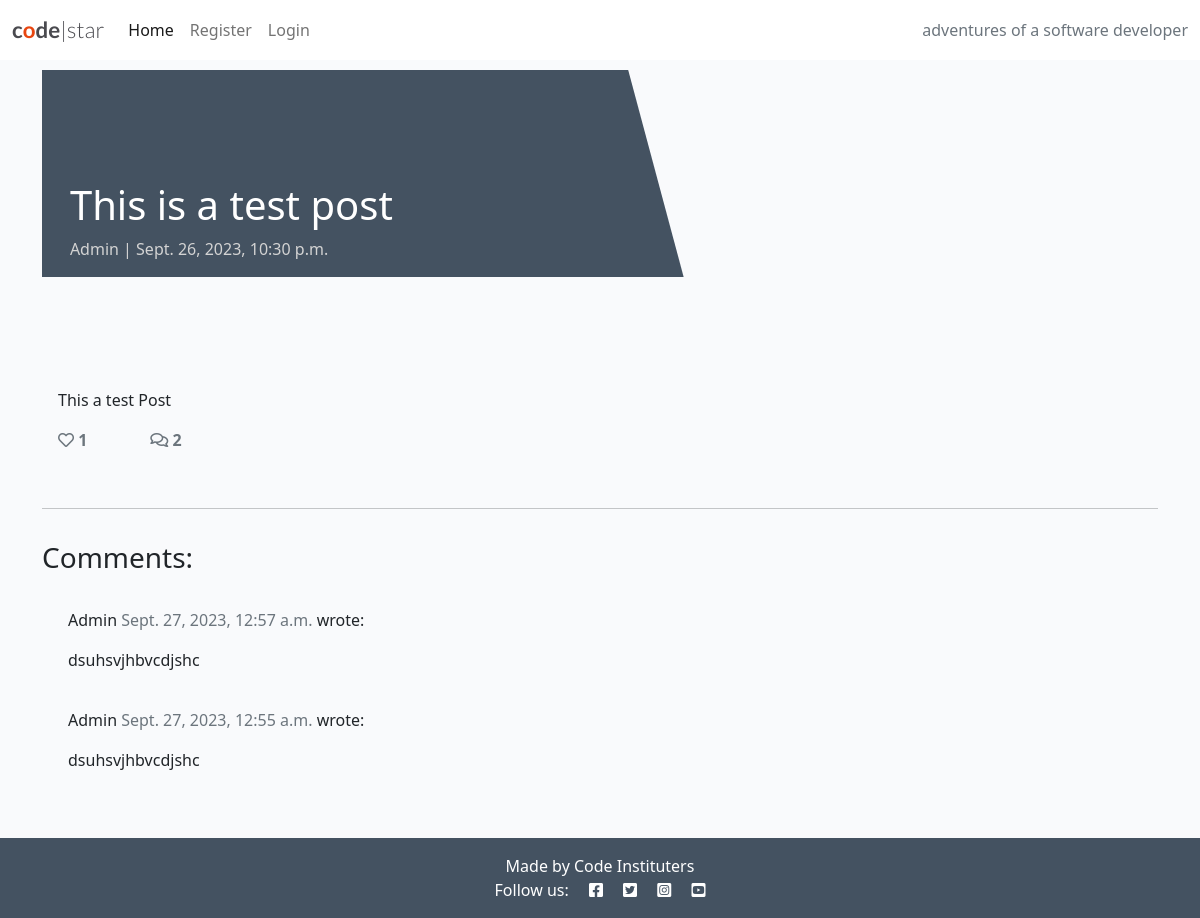
Screenshot of /this-is-a-test-post/ with the database file from the repository.
### blog/models.py (models this page shows, shortened)
class Post(models.Model):
    title = models.CharField(max_length=200, unique=True)
    slug = models.SlugField(max_length=200, unique=True)
    author = models.ForeignKey(
        User, on_delete=models.CASCADE, related_name="blog_posts"
    )
    featured_image = CloudinaryField('image', default='placeholder')
    excerpt = models.TextField(blank=True)
    updated_on = models.DateTimeField(auto_now=True)
    content = models.TextField()
    created_on = models.DateTimeField(auto_now_add=True)
    status = models.IntegerField(choices=STATUS, default=0)
    likes = models.ManyToManyField(
        User, related_name='blogpost_like', blank=True)
    class Meta:
        ordering = ["-created_on"]
    def number_of_likes(self):
        return self.likes.count()

class Comment(models.Model):
    post = models.ForeignKey(Post, on_delete=models.CASCADE,
                             related_name="comments")
    name = models.CharField(max_length=80)
    email = models.EmailField()
    body = models.TextField()
    created_on = models.DateTimeField(auto_now_add=True)
    approved = models.BooleanField(default=False)
    class Meta:
        ordering = ["created_on"]

### blog/views.py (the view, shortened to what this page needs)
# urls.py: path('<slug:slug>/', views.PostDetail.as_view(), name='post_detail'),
class PostDetail(View):
    def get(self, request, slug, *args, **kwargs):
        queryset = Post.objects.filter(status=1)
        post = get_object_or_404(queryset, slug=slug)
        comments = post.comments.filter(approved=True).order_by("-created_on")
        liked = False
        if post.likes.filter(id=self.request.user.id).exists():
            liked = True
        return render(
            request,
            "post_detail.html",
            {
                "post": post,
                "comments": comments,
                "commented": False,
                "liked": liked,
                "comment_form": CommentForm()
            },
        )

### templates/post_detail.html (shortened to what this page needs)
{% extends 'base.html' %} {% block content %}
{% load crispy_forms_tags %}
<div class="masthead">
    <div class="container">
        <div class="row g-0">
            <div class="col-md-6 masthead-text">
                <h1 class="post-title">{{ post.title }}</h1>
                <p class="post-subtitle">{{ post.author }} | {{ post.created_on }}</p>
            </div>
            <div class="d-none d-md-block col-md-6 masthead-image">
            </div>
        </div>
    </div>
</div>
<div class="container">
    <div class="row">
        <div class="col card mb-4  mt-3 left  top">
            <div class="card-body">
                <p class="card-text ">
                    {{ post.content | safe }}
                </p>
                <div class="row">
                    <div class="col-1">
                        <strong>
                            {% if user.is_authenticated %}
                            <form class="d-inline" action="{% url 'post_like' post.slug %}" method="POST">
                                {% csrf_token %}
                                {% if liked %}
                                <button type="submit" name="blogpost_id" value="{{post.slug}}" class="btn-like"><i class="fas fa-heart"></i></button>
                                {% else %}
                                <button type="submit" name="blogpost_id" value="{{post.slug}}" class="btn-like"><i class="far fa-heart"></i></button>
                                {% endif %}
                            </form>
                            {% else %}
                            <span class="text-secondary"><i class="far fa-heart"></i></span>
                            {% endif %}
                        <span class="text-secondary">{{ post.number_of_likes }} </span>
                        </strong>
                    </div>
                    <div class="col-1">
                        {% with comments.count as total_comments %}
                        <strong class="text-secondary"><i class="far fa-comments"></i>
                            {{ total_comments }}</strong>
                        {% endwith %}
                    </div>
                </div>
            </div>
        </div>
    </div>
    <div class="row">
        <div class="col">
            <hr>
        </div>
    </div>
    <div class="row">
        <div class="col-md-8 card mb-4  mt-3 ">
            <h3>Comments:</h3>
            <div class="card-body">
                {% for comment in comments %}
                <div class="comments" style="padding: 10px;">
                    <p class="font-weight-bold">
                        {{ comment.name }}
                        <span class=" text-muted font-weight-normal">
                            {{ comment.created_on }}
                        </span> wrote:
                    </p>
                    {{ comment.body | linebreaks }}
                </div>
                {% endfor %}
            </div>
        </div>
        <div class="col-md-4 card mb-4  mt-3 ">
            <div class="card-body">
            </div>
        </div>
    </div>
</div>
{% endblock content %}

### static/css/style.css (style rules this page uses)
body { background-color: #F9FAFC; }
.main-bg { background-color: #F9FAFC; }
.card { border: none; background-color: transparent; }
.masthead { margin-top: 10px; overflow: hidden; position: relative; display: inline-block; height: 33vh; width: 100%; }
.masthead-text { background-color: #445261; color: white; position: relative; }
.masthead-image { position: relative; overflow: hidden; }
.masthead-image:after { content: ""; position: absolute; top: 0; right: 90%; height: 100%; width: 150%; background: #445261; -webkit-transform: skew(15deg); -moz-transform: skew(15deg); transform: skew(15deg); z-index: 100; }
.post-title { margin-top: 20%; margin-left: 5%; }
.post-subtitle { margin-left: 5%; color: lightgray; }

### rows the page displays
Post: title "This is a test post", author "Admin", created_on "Sept. 26, 2023, 10:30 p.m.", content "This a test Post", number_of_likes "1"
Comment: name "Admin", created_on "Sept. 27, 2023, 12:57 a.m.", body "dsuhsvjhbvcdjshc"
Comment: name "Admin", created_on "Sept. 27, 2023, 12:55 a.m.", body "dsuhsvjhbvcdjshc"

### other values shown
{{ total_comments }} "2"
